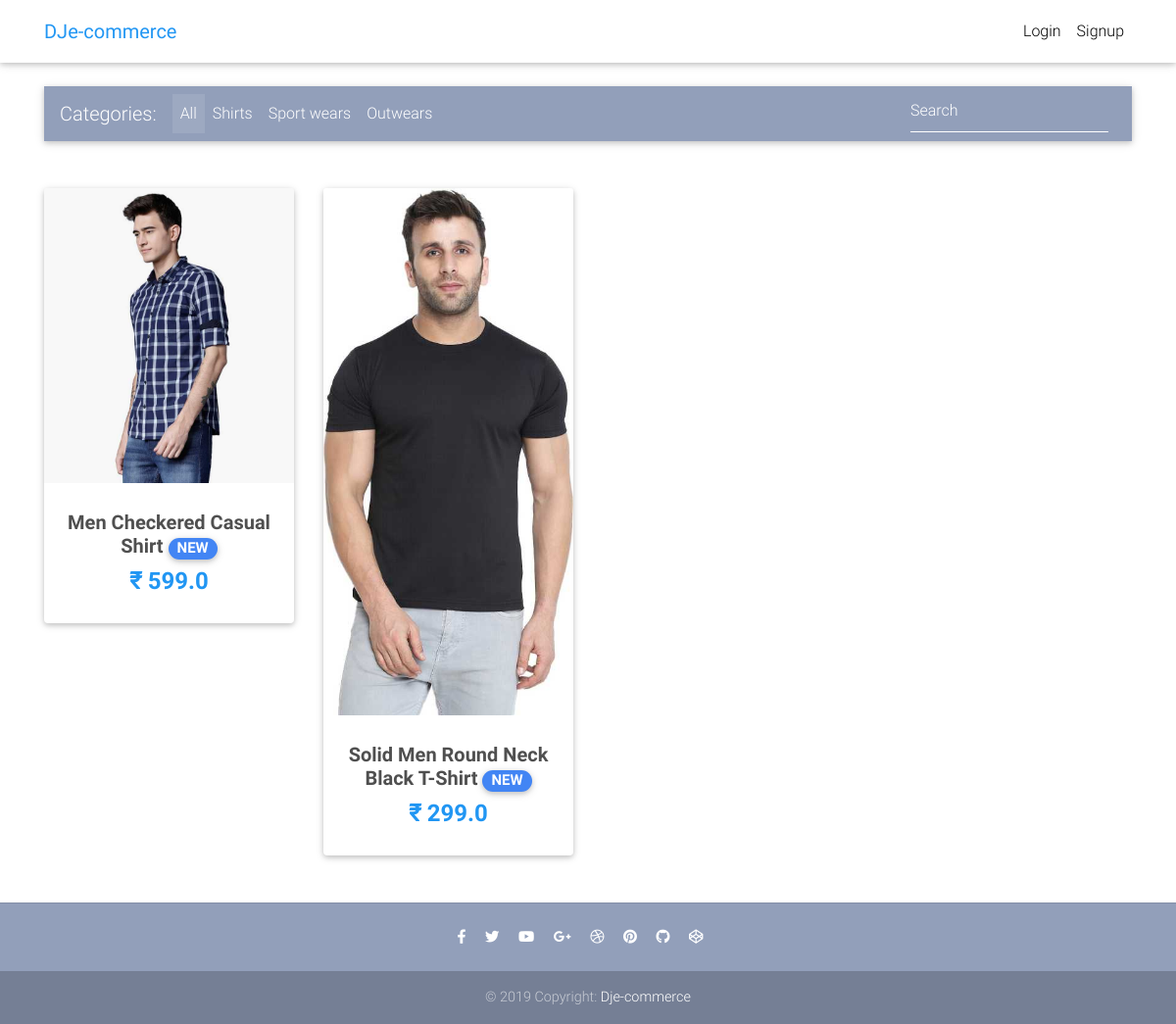
/search/, run on an earlier commit of the app's database.
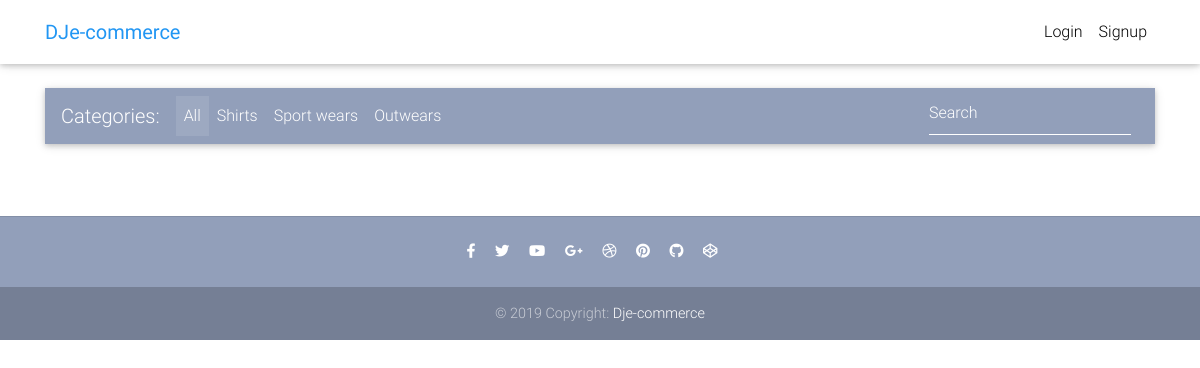
And on a later commit of the database.
### core/models.py (models this page shows, shortened)
class Item(models.Model):
    title = models.CharField(max_length=100)
    price = models.FloatField()
    discount_price = models.FloatField(blank=True, null=True)
    category = models.OneToOneField(Category, on_delete=models.CASCADE)
    label = models.CharField(choices=LABEL_CHOICES, max_length=1)
    slug = models.SlugField()
    description = models.TextField()
    image = models.ImageField()
    def get_absolute_url(self):
        return reverse("core:product", kwargs={
            'slug': self.slug
        })

### core/views.py (the view)
# urls.py: path('search/', SearchView.as_view(), name='search'),
class SearchView(ListView):
    model = Item
    paginate_by=5
    template_name = "search.html"
    queryset = Item.objects.filter(title__icontains='shirt')
    '''def get_queryset(self):
        query = self.request.GET.get('q')
        object_list = Item.objects.filter(
            Q(title__icontains=query)
        )
        return object_list'''

### templates/search.html (shortened to what this page needs)
{% extends "base.html" %}
{% block content %}
<main>
  <div class="container">
    <nav class="navbar navbar-expand-lg navbar-dark mdb-color lighten-3 mt-3 mb-5">
      <span class="navbar-brand">Categories:</span>
      <div class="collapse navbar-collapse" id="basicExampleNav">
        <ul class="navbar-nav mr-auto">
          <li class="nav-item active">
            <a class="nav-link" href="#">All
            </a>
          </li>
          <li class="nav-item">
            <a class="nav-link" href="#">Shirts</a>
          </li>
          <li class="nav-item">
            <a class="nav-link" href="#">Sport wears</a>
          </li>
          <li class="nav-item">
            <a class="nav-link" href="#">Outwears</a>
          </li>
        </ul>
        <form class="form-inline">
          <div class="md-form my-0">
            <input class="form-control mr-sm-2" type="text" placeholder="Search" aria-label="Search">
          </div>
        </form>
      </div>
    </nav>
    <section class="text-center mb-4">
      <div class="row wow fadeIn">
        {% for item in object_list %}
        <div class="col-lg-3 col-md-6 mb-4">
          <div class="card">
            <div class="view overlay">
                 <img src="{{ item.image.url }}" class="card-img-top">
            </div>
            <div class="card-body text-center">
              <h5>
                <strong>
                  <a href="{{ item.get_absolute_url }}" class="dark-grey-text">{{ item.title }}
                    <span class="badge badge-pill {{ item.get_label_display }}-color">NEW</span>
                  </a>
                </strong>
              </h5>
              <h4 class="font-weight-bold blue-text">
                <strong>₹
                  {% if item.discount_price %}
                  {{ item.discount_price }}
                  {% else %}
                  {{ item.price }}
                  {% endif %}
                </strong>
              </h4>
            </div>
          </div>
        </div>
        {% endfor %}
      </div>
    </section>
  </div>
</main>
{% endblock content %}

What changed in the data, as far as the page shows it:
removed Item: image (picture), title "Men Checkered Casual Shirt", price "599.0"
removed Item: image (picture), title "Solid Men Round Neck Black T-Shirt", price "299.0"
